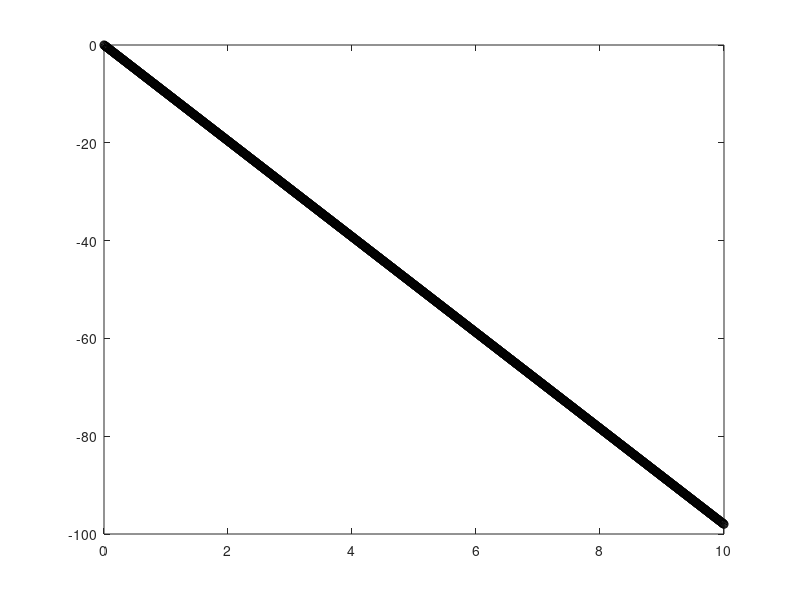

The MATLAB script that drew this image:
%Spencer Krum
%PH322 Problem 1.1
%

%euler formula to do diffeq dv/dt = -g
%dv(0) = 0
%from t = 0, t= 10
%using various timesteps


%general form of euler Val(t + dt) = val(T) + dval(t) * dt
%cool thing is dval(t) is defined as -g for all vals
clear
close all

g = 9.8

dt = .01

t1 = 0;

t2 = 10;
t = t1:dt:t2;

velocity(1) = 0;

for i=1:length(t)-1,
    velocity(i+1) = velocity(i) + -g*dt;
end

plot(t,velocity,'-ok')
pause()

  
